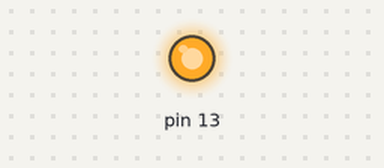
The sketch below on a simulated Arduino Uno, built with avr-gcc and run on an emulated ATmega328P. Parts: output pins drawn as LEDs (lit = HIGH).

Above: at 0.2 s.
At 2.2 s:
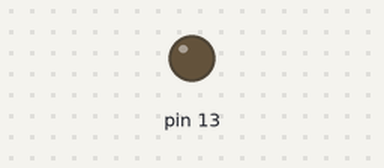
Timing chart, 0 to 3.5 s (numbered marks = the images above):
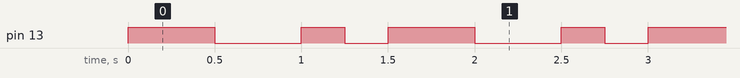

The sketch:

gettingStarted.ino
```cpp
void setup() {
  // put your setup code here, to run once:
  pinMode(13,OUTPUT);
}

void loop() {
  // put your main code here, to run repeatedly:
  digitalWrite(13,HIGH);
  delay(500);
  digitalWrite(13,LOW);
  delay(500);
  digitalWrite(13,HIGH);
  delay(250);
  digitalWrite(13,LOW);
  delay(250);
}
```

Measured:
- by itself, pin 13: repeats every 1.5 s: LOW 0.50 s, HIGH 0.25 s, LOW 0.25 s, HIGH 0.50 s
- by itself, everything shown: repeats every 1.5 s, in 4 steps
